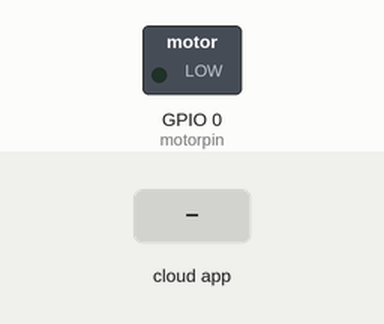
Recording of a sketch running on a simulated ESP8266 (NodeMCU). On the bench: switched loads named in the sketch (green lamp = pin HIGH). The inputs (shaded band) are chosen by the test bench. WiFi joins after 1.5 s; servers stay silent unless stated; no MQTT or app messages arrive unless stated; what the sketch prints to the serial monitor is not drawn.

Above: at 2.7 s.
2.8 s: the phone or cloud app sets motor to 1
At 3.4 s:
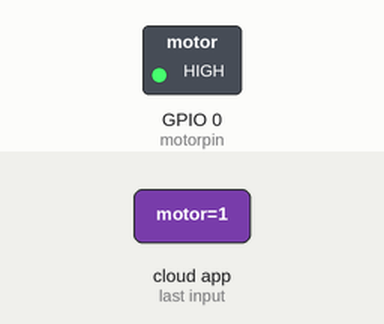
4.3 s: the phone or cloud app sets motor to 0
At 5.3 s:
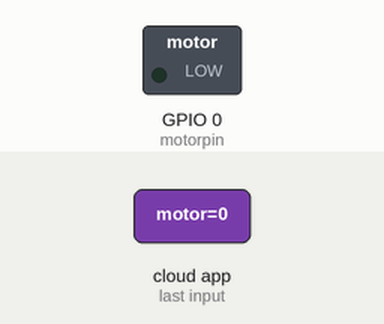
Timing chart, 0 to 7.3 s (numbered marks = the images above; inputs shaded):
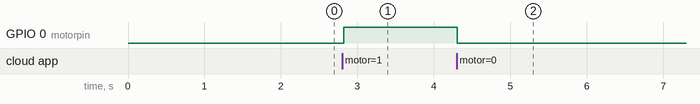

Measured:
- after the input at 2.8 s, GPIO 0 (motorpin): LOW → HIGH at once
- after the input at 4.3 s, GPIO 0 (motorpin): HIGH → LOW at once

The sketch:

esp_adafruit_sub.ino
```cpp
#include <ESP8266WiFi.h>
#include "Adafruit_MQTT.h"
#include "Adafruit_MQTT_Client.h"

const char* ssid="RP3";
const char* pass="12345678900";

#define AIO_SERVER      "10.42.0.1"
#define AIO_SERVERPORT  1883                   // use 8883 for SSL


#define motorpin 0

WiFiClient client;
Adafruit_MQTT_Client mqtt(&client, AIO_SERVER, AIO_SERVERPORT);
Adafruit_MQTT_Subscribe motor=Adafruit_MQTT_Subscribe(&mqtt,"project/motor");

void MQTT_connect();
void setup() {
  pinMode(motorpin,OUTPUT);
  Serial.begin(115200);
  Serial.println();
  Serial.println();
  Serial.print("Connecting to ");
  Serial.println(ssid);

  WiFi.begin(ssid,pass);
  while (WiFi.status() != WL_CONNECTED) {
    delay(500);
    Serial.print(".");
  }
  Serial.println();
  Serial.println("WiFi connected");
  Serial.println("IP address: ");
  Serial.println(WiFi.localIP());
  mqtt.subscribe(&motor);
}
uint32_t x=0;

void loop() {
  MQTT_connect();
  Adafruit_MQTT_Subscribe *subscription;
  while ((subscription = mqtt.readSubscription(5000)))
  {
    if(subscription==&motor){
      Serial.print(F("Got onoff: "));
      Serial.println((char *)motor.lastread);
      //Serial.println(atoi(led.lastread));

      if (strcmp((char *)motor.lastread, "0")== 0) {
        digitalWrite(motorpin, LOW);
      }
      if (strcmp((char *)motor.lastread, "1")== 0) {
        digitalWrite(motorpin, HIGH);
        }
  if(! mqtt.ping()) {
    mqtt.disconnect();
  }
}
}
}

void MQTT_connect() {
  int8_t ret;
  if (mqtt.connected()) {
    return;
  }
  Serial.print("Connecting to MQTT... ");
  uint8_t retries = 3;
  while ((ret = mqtt.connect()) != 0)
  { // connect will return 0 for connected
       Serial.println(mqtt.connectErrorString(ret));
       Serial.println("Retrying MQTT connection in 5 seconds...");
       mqtt.disconnect();
       delay(5000);  // wait 5 seconds
       retries--;
       if (retries == 0) {
         // basically die and wait for WDT to reset me
         while (1);
       }
  }
  Serial.println("MQTT Connected!");
}
```
